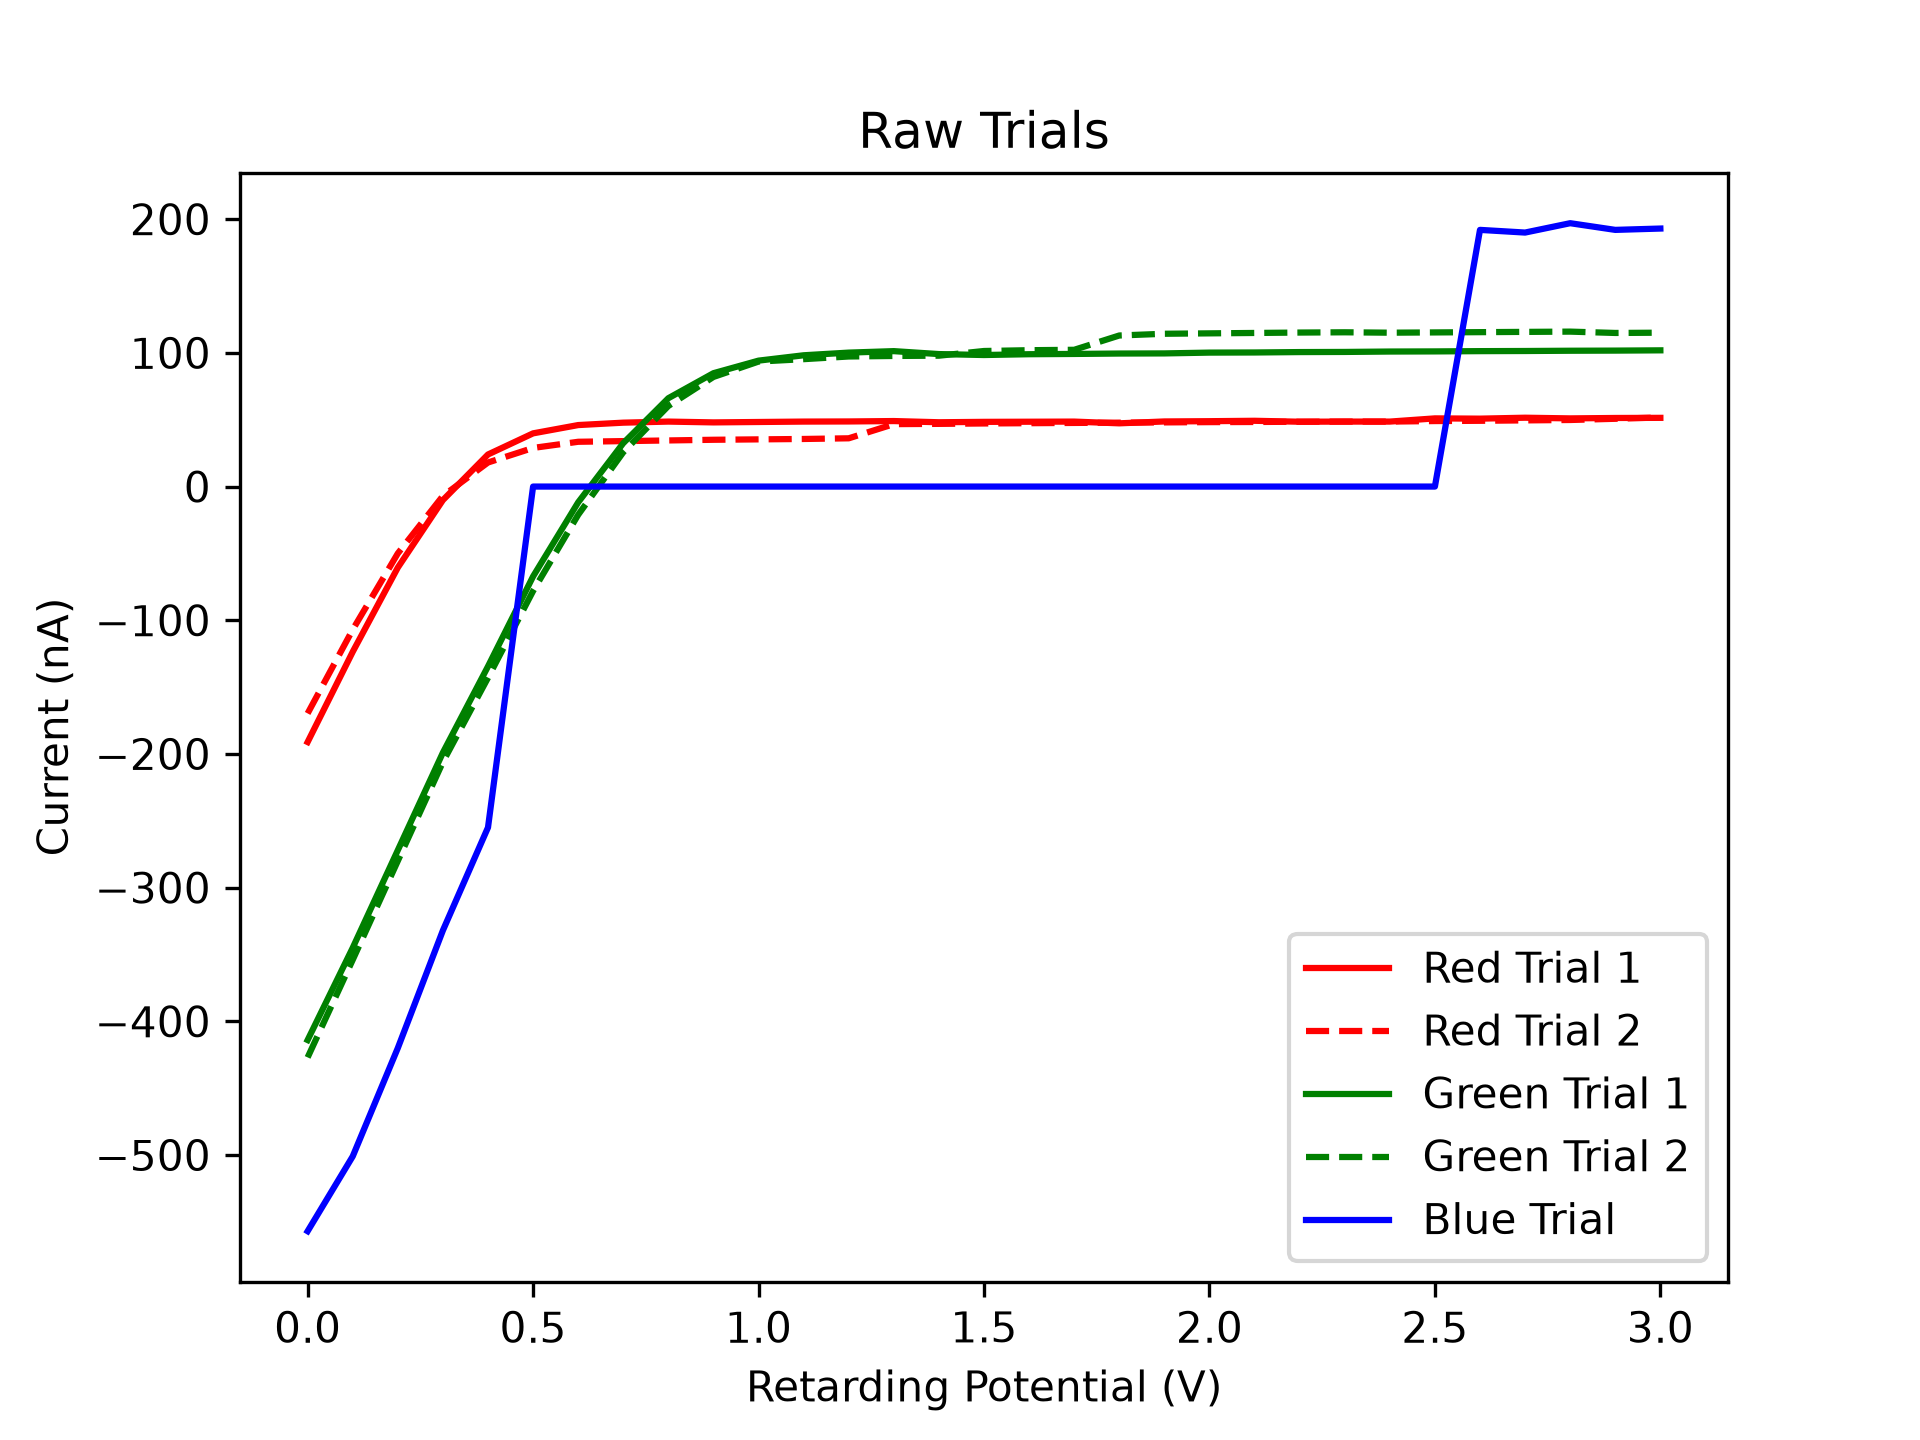

The Python source for this figure:
import numpy as np
from matplotlib import pyplot as plt

data = np.loadtxt("dataset_mod.csv",delimiter=",",skiprows=2,dtype=float)
n = len(data[:,0])



# Individual data columns
ret = data[:,0] # Retarding potential
red1 = data[:,1]
red2 = data[:,2]
green1 = data[:,3]
green2 = data[:,4]

red = (data[:,1]+data[:,2])/2 # Average of red trials
green = (data[:,3]+data[:,4])/2 # Average of green trials
blue = data[:,5] # Blue trial

# Initialize uncertainty arrays
dd,dr,dg,db = [],[],[],[]

for i in range(n):
    dd.append(0.05) # Uncertainty in retarding potential
    dr.append(np.sqrt(((data[i,1]-red[i])**2 + (data[i,2]-red[i])**2)/2)) # Uncert in red
    dg.append(np.sqrt(((data[i,3]-green[i])**2 + (data[i,4]-green[i])**2)/2)) # Uncert in green
    db.append((dr[i]+dg[i]) / 2) # Uncert in blue, averaged the red and green values since only 1 trial

plt.figure(dpi=300)
plt.plot(ret,red1,label="Red Trial 1",
         color='red', linestyle='-')
plt.plot(ret,red2,label="Red Trial 2",
         color='red', linestyle='--')
plt.plot(ret,green1,label="Green Trial 1",
         color='green', linestyle='-')
plt.plot(ret,green2,label="Green Trial 2",
         color='green', linestyle='--')
plt.plot(ret,blue,label="Blue Trial",
         color='blue', linestyle='-')
plt.xlabel("Retarding Potential (V)")
plt.ylabel("Current (nA)")
plt.title("Raw Trials")
plt.legend()
plt.savefig("rawdata.png")
plt.close()

plt.figure(dpi=300)
plt.plot(ret,red2,label="Red",
         color='red')
plt.plot(ret,green2,label="Green",
         color='green')
plt.plot(ret,blue,label="Blue",
         color='blue')
plt.xlabel("Retarding Potential (V)")
plt.ylabel("Current (nA)")
plt.title("Averaged Trials")
plt.legend()
plt.savefig("avgdata.png")
plt.close()
